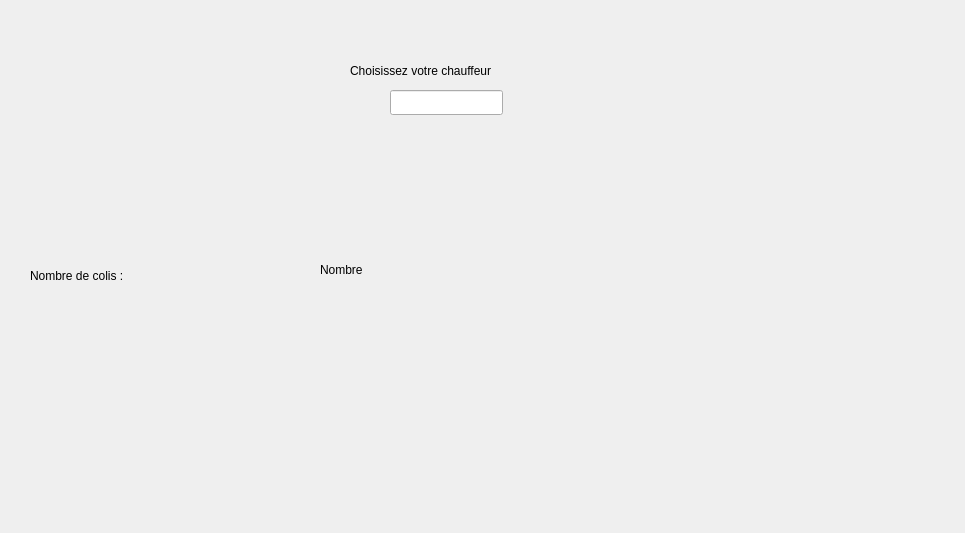
<?xml version="1.0" encoding="UTF-8"?>
<ui version="4.0">
 <class>Admin_interface</class>
 <widget class="QDialog" name="Admin_interface">
  <property name="geometry">
   <rect>
    <x>0</x>
    <y>0</y>
    <width>965</width>
    <height>533</height>
   </rect>
  </property>
  <property name="windowTitle">
   <string>Dialog</string>
  </property>
  <widget class="QLabel" name="label">
   <property name="geometry">
    <rect>
     <x>350</x>
     <y>40</y>
     <width>191</width>
     <height>61</height>
    </rect>
   </property>
   <property name="text">
    <string>Choisissez votre chauffeur</string>
   </property>
  </widget>
  <widget class="QLineEdit" name="lineEdit">
   <property name="geometry">
    <rect>
     <x>390</x>
     <y>90</y>
     <width>113</width>
     <height>25</height>
    </rect>
   </property>
  </widget>
  <widget class="QLabel" name="label_2">
   <property name="geometry">
    <rect>
     <x>30</x>
     <y>260</y>
     <width>191</width>
     <height>31</height>
    </rect>
   </property>
   <property name="text">
    <string>Nombre de colis :</string>
   </property>
  </widget>
  <widget class="QLabel" name="label_3">
   <property name="geometry">
    <rect>
     <x>320</x>
     <y>260</y>
     <width>141</width>
     <height>20</height>
    </rect>
   </property>
   <property name="text">
    <string>Nombre</string>
   </property>
  </widget>
 </widget>
 <resources/>
 <connections/>
</ui>
